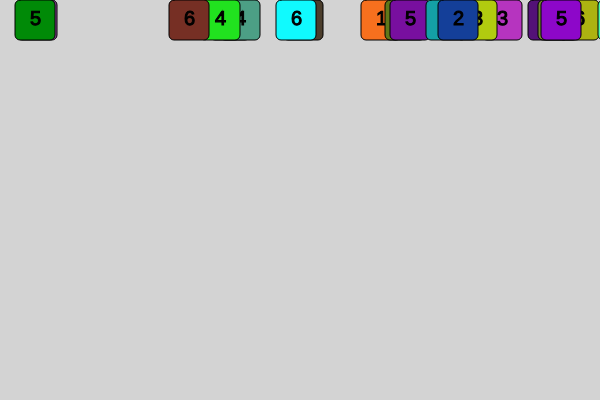
Frame 1 (no input)
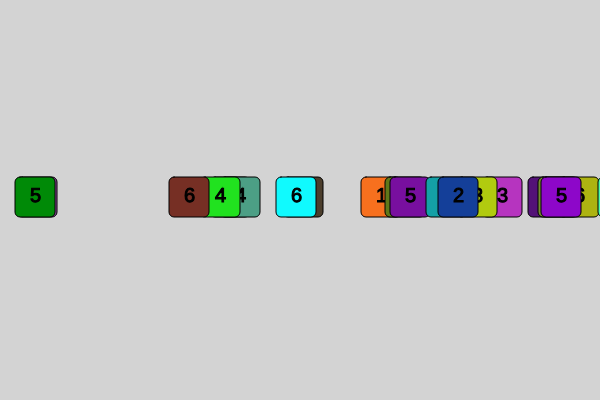
Frame 60 (no input)
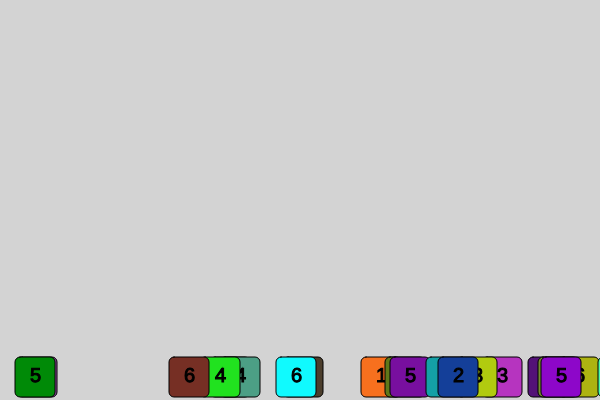
Frame 120 (the mouse pressed at the canvas centre since frame 60)

The p5.js sketch that drew these frames (run headless with seeded random() and noise() and a simulated clock; from frame 60 on, the mouse is pressed at the canvas centre):

// p5.js sketch
// ── sketch.js
let dice = [];
var color1;
var color2;
var color3;
var num;
var x;
var y = 0; 

function setup() {
    createCanvas(600, 400);
	for(let i = 0; i < 20; i++){
        color1 = (int)(random(256));
        color2 = (int)(random(256));
        color3 = (int)(random(256));
        num = (int)(random(1,7));
        x = (int)(random(600));
		dice[i] = new Dice(num, color1, color2, color3, x, y);
	}
}


function draw() {
    background(211,211,211);
	for(let i = 0; i < dice.length; i++) {
        dice[i].show();
        dice[i].move();
	}
}

class Dice {
	constructor(num, color1, color2, color3, x, y) {
		this.num = num;
		this.color1 = color1;
		this.color2 = color2;
		this.color3 = color3;
		this.x = x;
		this.y = y;
	}
	
	show() {
		stroke(0);
		fill(this.color1, this.color2, this.color3);
		rect(this.x, this.y, 40, 40, 5);
        textSize(20);
        fill(0);
		text(this.num, this.x + 15, this.y +25);
	}
	
	move() {
		this.y = this.y + 3;
        if(this.y == 400){
            this.y = 0;
        }

	}

}
